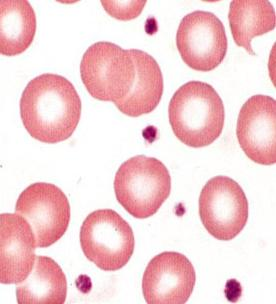
//> input picture Computer_Vision/作业2_3120000060_秦昇/HW2/cell3.jpg, 276 x 304 px
$ ./source_code   (built with g++ and OpenCV 4)
//> lines starting //> are read from the running program, lines starting //| are printed output that depends on the picture; after the words box and inside, x2 and y2 are one past the last pixel; in counts of white or black regions, pixels touching at a corner belong together
#include <opencv/cv.h>
#include <opencv/highgui.h>
#include <math.h>
#include <iostream>

using namespace std;
using namespace cv;

int Otsu(Mat& src)
{
	int height = src.rows;
	int width = src.cols;

	//histogram
	float histogram[256] = { 0 };
	for (int i = 0; i < src.rows; i++)
	for (int j = 0; j < src.cols; j++){
		histogram[src.at<uchar>(i, j)]++;
	}
	//normalize histogram
	int size = height * width;
	for (int i = 0; i < 256; i++)
	{
		histogram[i] = histogram[i] / size;
	}

	//average pixel value
	float avgValue = 0;
	for (int i = 0; i < 256; i++)
	{
		avgValue += i * histogram[i];  //整幅图像的平均灰度
	}

	int threshold;
	float maxVariance = 0;
	float w = 0, u = 0;
	for (int i = 0; i < 256; i++)
	{
		w += histogram[i];  //假设当前灰度i为阈值, 0~i 灰度的像素(假设像素值在此范围的像素叫做前景像素) 所占整幅图像的比例
		u += i * histogram[i];  // 灰度i 之前的像素(0~i)的平均灰度值： 前景像素的平均灰度值

		float t = avgValue * w - u;
		float variance = t * t / (w * (1 - w));
		if (variance > maxVariance)
		{
			maxVariance = variance;
			threshold = i;
		}
	}

	return threshold;
}

int main()
{
	//Step1: Load image to src and Show source image

	Mat source = imread("cell3.jpg", CV_LOAD_IMAGE_COLOR);
//> source is the input picture: 304 rows x 276 cols, CV_8UC3; mean B, G, R 211.7, 208, 243.1
	imshow("Source image", source);

	//Step 2:Get gray graph of source image.
	Mat gray;
	cvtColor(source, gray, CV_RGB2GRAY);
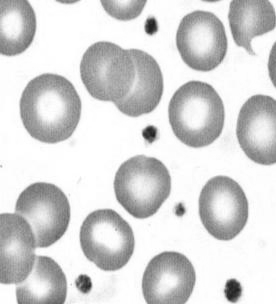
//> gray: 304 rows x 276 cols, CV_8UC1; min 30, max 255, mean 213.1
	imshow("Gray image", gray);

	//Step 3:Get background color
	int thresholdn = Otsu(gray);
//> after the loop in Otsu, `for (int i = 0; i < src.rows; i++)`: histogram = 256 values, max 11105 at index 254, min 0 at index 0, mean 327.8
//> after the loop in Otsu, `for (int i = 0; i < 256; i++)`: histogram = 256 values, max 0.132 at index 254, min 0 at index 0, mean 0.00391
//> the loop in Otsu, `for (int i = 0; i < 256; i++)` made 256 passes
//> avgValue on passes 1 to 3: 0, 0, 0
//> after the loop in Otsu, `for (int i = 0; i < 256; i++)`: avgValue = 213.1
//> the loop in Otsu, `for (int i = 0; i < 256; i++)` made 256 passes
//> (w, u, t, variance, maxVariance) on passes 31, 34, 35, 36, 37, 38, 39, 40, 41, 42, 43, 44: (1.19e-05, 0.000358, 0.00218, 0.4, 0.4), (4.77e-05, 0.00154, 0.00862, 1.56, 1.56), (7.15e-05, 0.00235, 0.0129, 2.32, 2.32), (0.000155, 0.00527, 0.0277, 4.97, 4.97), (0.000274, 0.00956, 0.0489, 8.71, 8.71), (0.000369, 0.0131, 0.0656, 11.67, 11.67), (0.000524, 0.019, 0.0928, 16.42, 16.42), (0.000608, 0.0222, 0.107, 18.95, 18.95), (0.000667, 0.0246, 0.118, 20.74, 20.74), (0.000799, 0.03, 0.14, 24.63, 24.63), (0.000953, 0.0365, 0.167, 29.17, 29.17), (0.00112, 0.0437, 0.195, 34, 34)
//> (t, variance, maxVariance) on passes 61 to 66: (0.606, 100.6, 100.6), (0.633, 104.7, 104.7), (0.642, 106.1, 106.1), (0.66, 108.8, 108.8), (0.67, 110.3, 110.3), (0.683, 112.2, 112.2)
//> after the loop in Otsu, `for (int i = 0; i < 256; i++)`: w = 1; u = 213.1; maxVariance = 2002.4; threshold = 201
//> thresholdn = 201
	Mat bin;
	threshold(gray, bin, thresholdn, 255, CV_THRESH_BINARY);
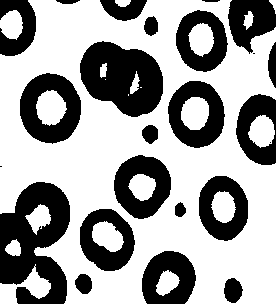
//> bin: 304 rows x 276 cols, CV_8UC1; 62.7% white; 24 black regions (3 under 20 px), largest, box (x1, y1, x2, y2) and area: (0, 182, 70, 304) 5413, (80, 41, 163, 117) 4355, (20, 73, 81, 144) 2578

	for (int i = 0; i < bin.rows; i++)
	{
		for (int j = 1; j < 3; j++){
			bin.at<uchar>(i, j - 1) = 255;
			bin.at<uchar>(i, bin.cols - j) = 255;
		}
	}
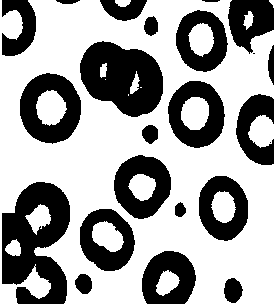
//> bin: 304 rows x 276 cols, CV_8UC1; 63.2% white; 23 black regions (2 under 20 px), largest, box (x1, y1, x2, y2) and area: (2, 182, 70, 304) 5275, (80, 41, 163, 117) 4355, (20, 73, 81, 144) 2578

	for (int i = 0; i < bin.cols; i++)
	{
		for (int j = 1; j < 3; j++){
			bin.at<uchar>(j - 1, i) = 255;
			bin.at<uchar>(bin.rows - j, i) = 255;
		}
	}
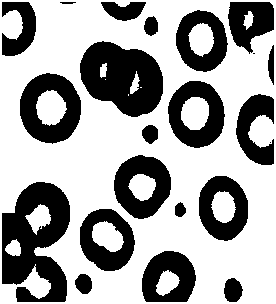
//> bin: 304 rows x 276 cols, CV_8UC1; 63.8% white; 22 black regions (2 under 20 px)

	imshow("binary", bin);

	//the pram. for findContours,
	vector<vector<Point>> contours;
	vector<Vec4i> hierarchy;
	Mat cont = Mat::zeros(bin.size(), CV_8UC1);
	Mat ellp = Mat::zeros(bin.size(), CV_8UC1);
	findContours(bin, contours, hierarchy,
		CV_RETR_TREE, CV_CHAIN_APPROX_SIMPLE, Point(0, 0));
//> contours = 38 contours, 5 with area under 20; largest, box (x1, y1, x2, y2) and area: (0, 0, 276, 304) 83325, (1, 181, 71, 303) 6036, (79, 40, 164, 118) 4671, (19, 72, 82, 145) 3479, (167, 80, 226, 149) 3050


	//for (vector <vector<Point>>::iterator iter = contours.begin(); iter != contours.end(); iter++)

	bool *hash = new bool[contours.size()];
	memset(hash, true, sizeof(hash));
	int counter = contours.size();
//> counter = 38

	for (int i = 0; i < contours.size(); i++)
	if ((hierarchy[i][3] == -1) || (hierarchy[i][3] != 0)){
		hash[i] = false;
		counter --;
	}
//> this loop made 38 passes
//> counter on passes 1, 5, 7, 10, 11, 13, 15, 20, 22, 26, 27, 28: 37, 36, 35, 34, 33, 32, 31, 30, 29, 28, 27, 26
//> after the loop, counter = 22

	int *area = new int[contours.size()];
	int totalarea = 0;

	for (int i = 0; i < contours.size(); i++){
		if (hash[i]){
			area[i] = contourArea(contours[i]);
			totalarea += area[i];
		}
	}
//> this loop made 38 passes
//> totalarea on passes 2, 3, 4, 6, 8: 381, 669, 3042, 5763, 5905
//> after the loop, totalarea = 5905

	int average = totalarea / counter;
//> average = 268

	int minarea = cont.rows*cont.cols, maxarea = 0, mini, maxi;
//> minarea = 83904
	for (int i = 0; i < contours.size(); i++){
		if (hash[i])
			if (area[i]<average * 0.3){
				hash[i] = false;
				counter--;
			}
			else{
				if (area[i]<minarea){
					minarea = area[i];
					mini = i;
				}
				if (area[i]>maxarea){
					maxarea = area[i];
					maxi = i;
				}
			}
	}
//> this loop made 38 passes
//> (minarea, maxarea) on pass 2: (381, 381)
//> minarea on passes 3, 8: 288, 142
//> after the loop, counter = 22; minarea = 142; mini = 7; maxarea = 2721; maxi = 5

	totalarea = 0;
	cout << "该图中一共有" << counter << "个细胞" << endl;
//| 该图中一共有22个细胞
	//drawContours(cont, contours, 0, 255, 1, 8, hierarchy, 0, Point());
	for (int i = 0; i < contours.size();i++){
		int count = contours[i].size();
		if (count < 6)
			continue;
		if (hash[i]){
			totalarea += area[i];
			CvPoint center;
			CvSize size;
//> (the run ends here: the program needs code that is not available in this run, at `CvBox2D32f* box;`)

$ run again, with Computer_Vision/作业2_3120000060_秦昇/HW2/cell2.jpg copied over Computer_Vision/作业2_3120000060_秦昇/HW2/cell3.jpg
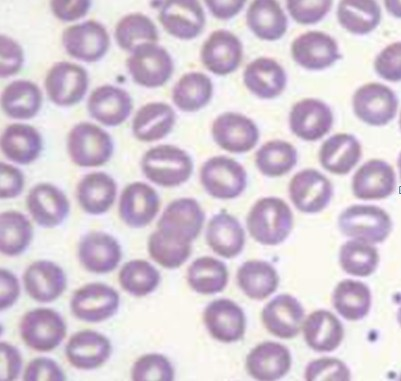
//> input picture Computer_Vision/作业2_3120000060_秦昇/HW2/cell2.jpg, 401 x 381 px
//> source is the input picture: 381 rows x 401 cols, CV_8UC3; mean B, G, R 212.9, 197.6, 211.4
//> after the loop in Otsu, `for (int i = 0; i < src.rows; i++)`: histogram = 256 values, max 5929 at index 244, min 0 at index 0, mean 596.8
//> after the loop in Otsu, `for (int i = 0; i < 256; i++)`: histogram = 256 values, max 0.0388 at index 244, min 0 at index 0, mean 0.00391
//> after the loop in Otsu, `for (int i = 0; i < 256; i++)`: avgValue = 203.7
//> the loop in Otsu, `for (int i = 0; i < 256; i++)` made 256 passes
//> (t, variance, maxVariance) on passes 109, 112, 113, 114, 116, 118, 120, 121: (0.000627, 0.06, 0.06), (0.00123, 0.116, 0.116), (0.00243, 0.226, 0.226), (0.00362, 0.334, 0.334), (0.00478, 0.437, 0.437), (0.00535, 0.486, 0.486), (0.00591, 0.533, 0.533), (0.00646, 0.579, 0.579)
//> after the loop in Otsu, `for (int i = 0; i < 256; i++)`: w = 1; u = 203.7; maxVariance = 993.4; threshold = 201
//> after the loop `for (int i = 0; i < bin.rows; i++)`:
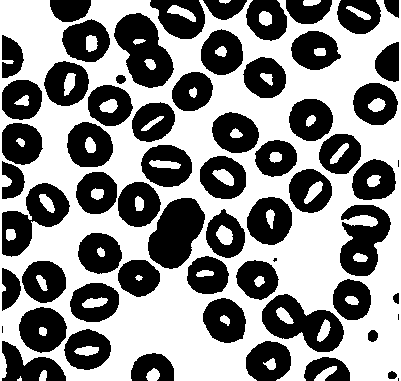
//> bin: 381 rows x 401 cols, CV_8UC1; 54.3% white; 63 black regions (5 under 20 px), largest, box (x1, y1, x2, y2) and area: (148, 198, 205, 269) 2722, (114, 13, 174, 88) 2686, (262, 294, 344, 352) 2472
//> after the loop `for (int i = 0; i < bin.cols; i++)`:
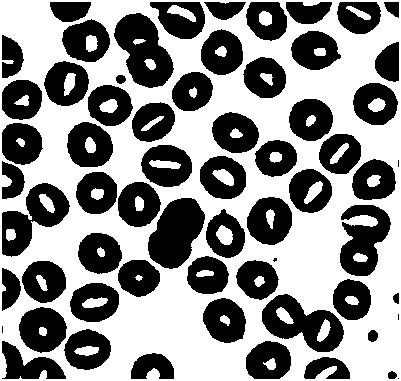
//> bin: 381 rows x 401 cols, CV_8UC1; 54.7% white; 63 black regions (5 under 20 px)
//> contours = 109 contours, 5 with area under 20; largest, box (x1, y1, x2, y2) and area: (0, 0, 401, 381) 152000, (261, 293, 345, 353) 2926, (113, 12, 175, 89) 2924, (147, 197, 206, 270) 2812, (1, 182, 71, 258) 2726
//> `int counter = contours.size();`: counter = 109
//> the loop `for (int i = 0; i < contours.size(); i++)` made 109 passes
//> counter on passes 1, 7, 11, 15, 17, 19, 20, 23: 108, 107, 106, 105, 104, 103, 102, 101
//> after the loop `for (int i = 0; i < contours.size(); i++)`: counter = 63
//> the loop `for (int i = 0; i < contours.size(); i++)` made 109 passes
//> totalarea on passes 3, 4, 5, 6, 8: 71, 810, 1679, 3143, 4509
//> after the loop `for (int i = 0; i < contours.size(); i++)`: totalarea = 4509
//> average = 71
//> the loop `for (int i = 0; i < contours.size(); i++)` made 109 passes
//> (minarea, maxarea) on pass 3: (69, 69)
//> after the loop `for (int i = 0; i < contours.size(); i++)`: counter = 62; minarea = 69; mini = 2; maxarea = 1464; maxi = 5
//| 该图中一共有62个细胞

$ run again, with Computer_Vision/作业2_3120000060_秦昇/HW2/cell1.bmp saved as Computer_Vision/作业2_3120000060_秦昇/HW2/cell3.jpg
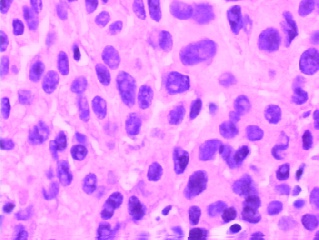
//> input picture Computer_Vision/作业2_3120000060_秦昇/HW2/cell1.bmp, 319 x 240 px
//> source is the input picture: 240 rows x 319 cols, CV_8UC3; mean B, G, R 250.6, 139.7, 228.2
//> after the loop in Otsu, `for (int i = 0; i < src.rows; i++)`: histogram = 256 values, max 2015 at index 205, min 0 at index 0, mean 299.1
//> after the loop in Otsu, `for (int i = 0; i < 256; i++)`: histogram = 256 values, max 0.0263 at index 205, min 0 at index 0, mean 0.00391
//> after the loop in Otsu, `for (int i = 0; i < 256; i++)`: avgValue = 182.9
//> the loop in Otsu, `for (int i = 0; i < 256; i++)` made 256 passes
//> (t, variance, maxVariance) on passes 75, 78, 79, 80, 81, 82, 83, 84: (0.00142, 0.155, 0.155), (0.00281, 0.301, 0.301), (0.00692, 0.733, 0.733), (0.011, 1.16, 1.16), (0.0123, 1.29, 1.29), (0.0177, 1.84, 1.84), (0.0243, 2.5, 2.5), (0.0347, 3.54, 3.54)
//> after the loop in Otsu, `for (int i = 0; i < 256; i++)`: w = 1; u = 182.9; maxVariance = 804.2; threshold = 170
//> after the loop `for (int i = 0; i < bin.rows; i++)`:
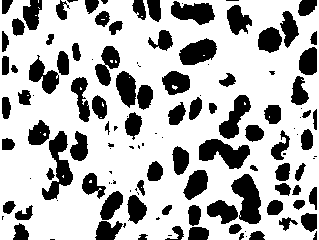
//> bin: 240 rows x 319 cols, CV_8UC1; 70.9% white; 128 black regions (42 under 20 px), largest, box (x1, y1, x2, y2) and area: (231, 174, 261, 224) 932, (199, 139, 250, 169) 899, (42, 131, 73, 200) 894
//> after the loop `for (int i = 0; i < bin.cols; i++)`:
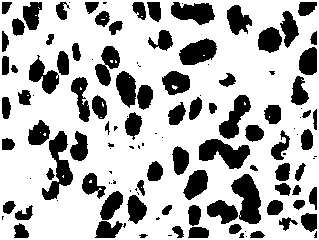
//> bin: 240 rows x 319 cols, CV_8UC1; 71.4% white; 126 black regions (43 under 20 px)
//> contours = 155 contours, 66 with area under 20; largest, box (x1, y1, x2, y2) and area: (0, 0, 319, 240) 76002, (41, 130, 74, 201) 997, (230, 173, 262, 225) 996, (198, 138, 251, 170) 970, (178, 37, 218, 66) 750
//> `int counter = contours.size();`: counter = 155
//> the loop `for (int i = 0; i < contours.size(); i++)` made 155 passes
//> counter on passes 1, 41, 46, 70, 78, 79, 87, 93: 154, 153, 152, 151, 150, 149, 148, 147
//> after the loop `for (int i = 0; i < contours.size(); i++)`: counter = 133
//> the loop `for (int i = 0; i < contours.size(); i++)` made 155 passes
//> totalarea on passes 4 to 8: 44, 71, 93, 189, 191
//> after the loop `for (int i = 0; i < contours.size(); i++)`: totalarea = 191
//> average = 1
//> the loop `for (int i = 0; i < contours.size(); i++)` made 155 passes
//> maxarea on passes 4, 7: 34, 96
//> after the loop `for (int i = 0; i < contours.size(); i++)`: counter = 133; minarea = 2; mini = 1; maxarea = 96; maxi = 6
//| 该图中一共有133个细胞
